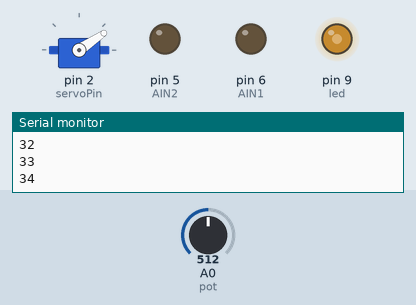
Bench run of a sketch on a simulated Arduino Uno, built with avr-gcc and run on an emulated ATmega328P. On the bench: servo, output pins drawn as LEDs (lit = HIGH), the last lines printed to the serial monitor. Inputs (shaded band) come from the test bench; at power-on: A0 (pot) = 512.

Above: at 8.1 s.
8.2 s: A0 (pot) set to 716
At 14.85 s:
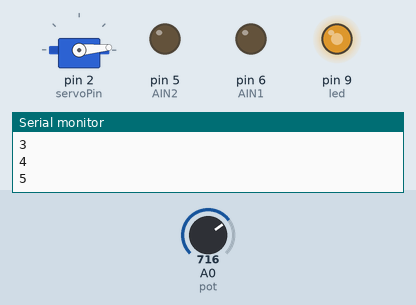
17.1 s: A0 (pot) set to 900
At 22.51 s:
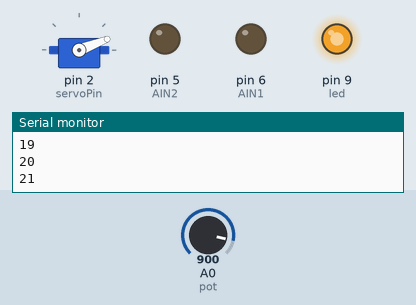
24.4 s: A0 (pot) set to 170
At 29.53 s:
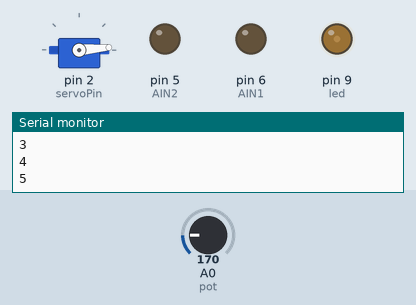
31.7 s: A0 (pot) set to 0
At 37.19 s:
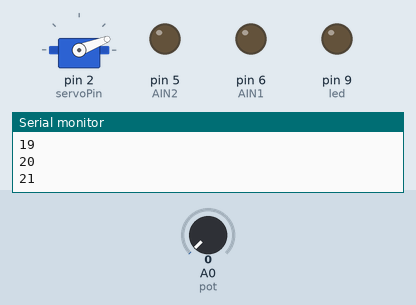
Timing chart, 0 to 47.3 s (numbered marks = the images above; inputs shaded):
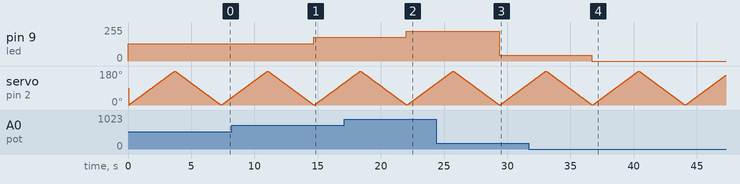

Measured:
- after the input at 8.2 s, pin 9 (led): 128/255 → 179/255 after 6.5 s
- after the input at 17.1 s, pin 9 (led): 179/255 → 225/255 after 4.9 s
- after the input at 24.4 s, pin 9 (led): 225/255 → 42/255 after 5.0 s
- after the input at 31.7 s, pin 9 (led): 42/255 → 0/255 after 5.0 s

The sketch:

Void_Loop_Sketch.ino
```cpp
#include <Servo.h>
int i = 0;
int triggerPin = 8;
int servoPin = 2;
int echoPin = 7;
int led = 9;
int pot = A0;
int AIN1 = 6;
int AIN2 = 5;

Servo servo;
// i dont want to start back from scratch but i'm losing my damn mind

void setup()  {
  Serial.begin(19200);
  pinMode(A1, INPUT);
  pinMode(A2, INPUT);
  pinMode(led, OUTPUT);
  pinMode(pot, INPUT);
  pinMode(triggerPin, OUTPUT);
  pinMode(echoPin, INPUT);
  digitalWrite(triggerPin, LOW);
  pinMode(AIN1, OUTPUT);
  pinMode(AIN2, OUTPUT);
  servo.attach(servoPin);
}

void forward() {
  digitalWrite(led, HIGH);
  digitalWrite(AIN1, HIGH);
  digitalWrite(AIN2, LOW);
}
void backward() {
  digitalWrite(led, HIGH);
  digitalWrite(AIN1, LOW);
  digitalWrite(AIN2, HIGH);
}

void stop() {
  digitalWrite(led, LOW);
  digitalWrite(AIN1, LOW);
  digitalWrite(AIN2, LOW);
}


void loop() {
  int val;
  i = i + 1;
  Serial.println("the value is..");
  Serial.println(i);
  val = analogRead(pot);
  analogWrite(led, val / 4);
  analogWrite(100, 128);
  analogWrite(100, 200 / 4);
  Serial.println("inches");
  delay(60);
  int i;
  for (i = 0; i < 180; i++) {
    Serial.println(i);
    servo.write(i);
    delay(20);
  }
  for (i = 180; i > 0; i--) {
    Serial.println(i);
    servo.write(i);
    delay(20);
  }
}

float ping() {
  unsigned long maxTime = 20000;
  unsigned long us;
  float inches;
  digitalWrite(triggerPin, HIGH);
  delayMicroseconds(10);
  digitalWrite(triggerPin, LOW);
  us = pulseIn(echoPin, HIGH, maxTime);
  if (us == 0) {
    us = maxTime;
  }
  inches = us * 0.013504 / 2;
  return inches;
}
```
